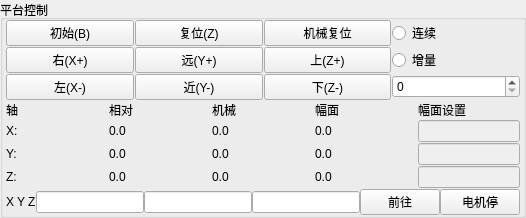
        <widget class="QGroupBox" name="gb_PlatCtrl">
         <property name="title">
          <string>平台控制</string>
         </property>
         <layout class="QVBoxLayout" name="ly_gbPlatCtrl">
          <property name="spacing">
           <number>1</number>
          </property>
          <property name="leftMargin">
           <number>3</number>
          </property>
          <property name="topMargin">
           <number>0</number>
          </property>
          <property name="rightMargin">
           <number>3</number>
          </property>
          <property name="bottomMargin">
           <number>0</number>
          </property>
          <item>
           <layout class="QGridLayout" name="ly_PlatCtrlBtn" columnstretch="1,1,1,1">
            <property name="spacing">
             <number>1</number>
            </property>
            <item row="0" column="0">
             <widget class="QPushButton" name="btn_PlatHome">
              <property name="sizePolicy">
               <sizepolicy hsizetype="Preferred" vsizetype="Preferred">
                <horstretch>0</horstretch>
                <verstretch>0</verstretch>
               </sizepolicy>
              </property>
              <property name="text">
               <string>初始(B)</string>
              </property>
              <property name="autoDefault">
               <bool>false</bool>
              </property>
             </widget>
            </item>
            <item row="0" column="1">
             <widget class="QPushButton" name="btn_PlatZero">
              <property name="sizePolicy">
               <sizepolicy hsizetype="Preferred" vsizetype="Preferred">
                <horstretch>0</horstretch>
                <verstretch>0</verstretch>
               </sizepolicy>
              </property>
              <property name="text">
               <string>复位(Z)</string>
              </property>
              <property name="autoDefault">
               <bool>false</bool>
              </property>
             </widget>
            </item>
            <item row="0" column="2">
             <widget class="QPushButton" name="btn_PlatReset">
              <property name="sizePolicy">
               <sizepolicy hsizetype="Preferred" vsizetype="Preferred">
                <horstretch>0</horstretch>
                <verstretch>0</verstretch>
               </sizepolicy>
              </property>
              <property name="text">
               <string>机械复位</string>
              </property>
              <property name="autoDefault">
               <bool>false</bool>
              </property>
             </widget>
            </item>
            <item row="0" column="3">
             <widget class="QRadioButton" name="rbtn_PlatCo">
              <property name="sizePolicy">
               <sizepolicy hsizetype="Preferred" vsizetype="Fixed">
                <horstretch>0</horstretch>
                <verstretch>0</verstretch>
               </sizepolicy>
              </property>
              <property name="text">
               <string>连续</string>
              </property>
             </widget>
            </item>
            <item row="1" column="0">
             <widget class="QPushButton" name="btn_PlatXP">
              <property name="sizePolicy">
               <sizepolicy hsizetype="Preferred" vsizetype="Preferred">
                <horstretch>0</horstretch>
                <verstretch>0</verstretch>
               </sizepolicy>
              </property>
              <property name="text">
               <string>右(X+)</string>
              </property>
              <property name="autoDefault">
               <bool>false</bool>
              </property>
             </widget>
            </item>
            <item row="1" column="1">
             <widget class="QPushButton" name="btn_PlatYP">
              <property name="sizePolicy">
               <sizepolicy hsizetype="Preferred" vsizetype="Preferred">
                <horstretch>0</horstretch>
                <verstretch>0</verstretch>
               </sizepolicy>
              </property>
              <property name="text">
               <string>远(Y+)</string>
              </property>
              <property name="autoDefault">
               <bool>false</bool>
              </property>
             </widget>
            </item>
            <item row="1" column="2">
             <widget class="QPushButton" name="btn_PlatZP">
              <property name="sizePolicy">
               <sizepolicy hsizetype="Preferred" vsizetype="Preferred">
                <horstretch>0</horstretch>
                <verstretch>0</verstretch>
               </sizepolicy>
              </property>
              <property name="text">
               <string>上(Z+)</string>
              </property>
              <property name="autoDefault">
               <bool>false</bool>
              </property>
             </widget>
            </item>
            <item row="1" column="3">
             <widget class="QRadioButton" name="rbtn_PlatDe">
              <property name="sizePolicy">
               <sizepolicy hsizetype="Preferred" vsizetype="Fixed">
                <horstretch>0</horstretch>
                <verstretch>0</verstretch>
               </sizepolicy>
              </property>
              <property name="text">
               <string>增量</string>
              </property>
             </widget>
            </item>
            <item row="2" column="0">
             <widget class="QPushButton" name="btn_PlatXN">
              <property name="sizePolicy">
               <sizepolicy hsizetype="Preferred" vsizetype="Preferred">
                <horstretch>0</horstretch>
                <verstretch>0</verstretch>
               </sizepolicy>
              </property>
              <property name="text">
               <string>左(X-)</string>
              </property>
              <property name="autoDefault">
               <bool>false</bool>
              </property>
             </widget>
            </item>
            <item row="2" column="1">
             <widget class="QPushButton" name="btn_PlatYN">
              <property name="sizePolicy">
               <sizepolicy hsizetype="Preferred" vsizetype="Preferred">
                <horstretch>0</horstretch>
                <verstretch>0</verstretch>
               </sizepolicy>
              </property>
              <property name="text">
               <string>近(Y-)</string>
              </property>
              <property name="autoDefault">
               <bool>false</bool>
              </property>
             </widget>
            </item>
            <item row="2" column="2">
             <widget class="QPushButton" name="btn_PlatZN">
              <property name="sizePolicy">
               <sizepolicy hsizetype="Preferred" vsizetype="Preferred">
                <horstretch>0</horstretch>
                <verstretch>0</verstretch>
               </sizepolicy>
              </property>
              <property name="text">
               <string>下(Z-)</string>
              </property>
              <property name="autoDefault">
               <bool>false</bool>
              </property>
             </widget>
            </item>
            <item row="2" column="3">
             <widget class="QSpinBox" name="sb_PlatStep">
              <property name="sizePolicy">
               <sizepolicy hsizetype="Preferred" vsizetype="Fixed">
                <horstretch>0</horstretch>
                <verstretch>0</verstretch>
               </sizepolicy>
              </property>
             </widget>
            </item>
           </layout>
          </item>
          <item>
           <layout class="QGridLayout" name="ly_PlatCtrlPara" rowstretch="0,0,0,0" columnstretch="1,1,1,1,1">
            <property name="leftMargin">
             <number>0</number>
            </property>
            <property name="rightMargin">
             <number>0</number>
            </property>
            <property name="spacing">
             <number>1</number>
            </property>
            <item row="3" column="0">
             <widget class="QLabel" name="lb_PlatZ">
              <property name="text">
               <string>Z:</string>
              </property>
             </widget>
            </item>
            <item row="3" column="2">
             <widget class="QLabel" name="lb_PlatAbsValZ">
              <property name="text">
               <string>0.0</string>
              </property>
             </widget>
            </item>
            <item row="1" column="1">
             <widget class="QLabel" name="lb_PlatRelValX">
              <property name="text">
               <string>0.0</string>
              </property>
             </widget>
            </item>
            <item row="3" column="3">
             <widget class="QLabel" name="lb_PlatValZ">
              <property name="text">
               <string>0.0</string>
              </property>
             </widget>
            </item>
            <item row="3" column="1">
             <widget class="QLabel" name="lb_PlatRelValZ">
              <property name="text">
               <string>0.0</string>
              </property>
             </widget>
            </item>
            <item row="2" column="1">
             <widget class="QLabel" name="lb_PlatRelValY">
              <property name="text">
               <string>0.0</string>
              </property>
             </widget>
            </item>
            <item row="2" column="3">
             <widget class="QLabel" name="lb_PlatValY">
              <property name="text">
               <string>0.0</string>
              </property>
             </widget>
            </item>
            <item row="2" column="2">
             <widget class="QLabel" name="lb_PlatAbsValY">
              <property name="text">
               <string>0.0</string>
              </property>
             </widget>
            </item>
            <item row="1" column="2">
             <widget class="QLabel" name="lb_PlatAbsValX">
              <property name="text">
               <string>0.0</string>
              </property>
             </widget>
            </item>
            <item row="1" column="3">
             <widget class="QLabel" name="lb_PlatValX">
              <property name="text">
               <string>0.0</string>
              </property>
             </widget>
            </item>
            <item row="2" column="0">
             <widget class="QLabel" name="lb_PlatY">
              <property name="text">
               <string>Y:</string>
              </property>
             </widget>
            </item>
            <item row="0" column="3">
             <widget class="QLabel" name="label_6">
              <property name="text">
               <string>幅面</string>
              </property>
             </widget>
            </item>
            <item row="0" column="4">
             <widget class="QLabel" name="label_8">
              <property name="text">
               <string>幅面设置</string>
              </property>
             </widget>
            </item>
            <item row="0" column="2">
             <widget class="QLabel" name="lb_PlatAbs">
              <property name="text">
               <string>机械</string>
              </property>
             </widget>
            </item>
            <item row="0" column="0">
             <widget class="QLabel" name="lb_PlatAxis">
              <property name="text">
               <string>轴</string>
              </property>
             </widget>
            </item>
            <item row="0" column="1">
             <widget class="QLabel" name="lb_PlatRel">
              <property name="text">
               <string>相对</string>
              </property>
             </widget>
            </item>
            <item row="1" column="0">
             <widget class="QLabel" name="lb_PlatX">
              <property name="sizePolicy">
               <sizepolicy hsizetype="Preferred" vsizetype="Preferred">
                <horstretch>0</horstretch>
                <verstretch>0</verstretch>
               </sizepolicy>
              </property>
              <property name="text">
               <string>X:</string>
              </property>
             </widget>
            </item>
            <item row="1" column="4">
             <widget class="QLineEdit" name="le_PlatSetValX">
              <property name="enabled">
               <bool>false</bool>
              </property>
              <property name="sizePolicy">
               <sizepolicy hsizetype="Preferred" vsizetype="Fixed">
                <horstretch>0</horstretch>
                <verstretch>0</verstretch>
               </sizepolicy>
              </property>
              <property name="minimumSize">
               <size>
                <width>0</width>
                <height>0</height>
               </size>
              </property>
              <property name="maximumSize">
               <size>
                <width>16777215</width>
                <height>16777215</height>
               </size>
              </property>
             </widget>
            </item>
            <item row="2" column="4">
             <widget class="QLineEdit" name="le_PlatSetValY">
              <property name="enabled">
               <bool>false</bool>
              </property>
              <property name="sizePolicy">
               <sizepolicy hsizetype="Preferred" vsizetype="Fixed">
                <horstretch>0</horstretch>
                <verstretch>0</verstretch>
               </sizepolicy>
              </property>
              <property name="minimumSize">
               <size>
                <width>0</width>
                <height>0</height>
               </size>
              </property>
              <property name="maximumSize">
               <size>
                <width>16777215</width>
                <height>16777215</height>
               </size>
              </property>
             </widget>
            </item>
            <item row="3" column="4">
             <widget class="QLineEdit" name="le_PlatSetValZ">
              <property name="enabled">
               <bool>false</bool>
              </property>
              <property name="sizePolicy">
               <sizepolicy hsizetype="Preferred" vsizetype="Fixed">
                <horstretch>0</horstretch>
                <verstretch>0</verstretch>
               </sizepolicy>
              </property>
              <property name="minimumSize">
               <size>
                <width>0</width>
                <height>0</height>
               </size>
              </property>
              <property name="maximumSize">
               <size>
                <width>16777215</width>
                <height>16777215</height>
               </size>
              </property>
             </widget>
            </item>
           </layout>
          </item>
          <item>
           <layout class="QHBoxLayout" name="ly_PlatCtrlMotion" stretch="0,0,0,0,0,0">
            <property name="spacing">
             <number>0</number>
            </property>
            <item>
             <widget class="QLabel" name="lb_PlatMXYZ">
              <property name="text">
               <string>X Y Z</string>
              </property>
             </widget>
            </item>
            <item>
             <widget class="QLineEdit" name="le_PlatMValX">
              <property name="sizePolicy">
               <sizepolicy hsizetype="Preferred" vsizetype="Fixed">
                <horstretch>0</horstretch>
                <verstretch>0</verstretch>
               </sizepolicy>
              </property>
              <property name="minimumSize">
               <size>
                <width>0</width>
                <height>0</height>
               </size>
              </property>
              <property name="maximumSize">
               <size>
                <width>16777215</width>
                <height>16777215</height>
               </size>
              </property>
             </widget>
            </item>
            <item>
             <widget class="QLineEdit" name="le_PlatMValY">
              <property name="sizePolicy">
               <sizepolicy hsizetype="Preferred" vsizetype="Fixed">
                <horstretch>0</horstretch>
                <verstretch>0</verstretch>
               </sizepolicy>
              </property>
              <property name="minimumSize">
               <size>
                <width>0</width>
                <height>0</height>
               </size>
              </property>
              <property name="maximumSize">
               <size>
                <width>16777215</width>
                <height>16777215</height>
               </size>
              </property>
             </widget>
            </item>
            <item>
             <widget class="QLineEdit" name="le_PlatMValZ">
              <property name="sizePolicy">
               <sizepolicy hsizetype="Preferred" vsizetype="Fixed">
                <horstretch>0</horstretch>
                <verstretch>0</verstretch>
               </sizepolicy>
              </property>
              <property name="minimumSize">
               <size>
                <width>0</width>
                <height>0</height>
               </size>
              </property>
              <property name="maximumSize">
               <size>
                <width>16777215</width>
                <height>16777215</height>
               </size>
              </property>
             </widget>
            </item>
            <item>
             <widget class="QPushButton" name="btn_PlatMRun">
              <property name="sizePolicy">
               <sizepolicy hsizetype="Preferred" vsizetype="Fixed">
                <horstretch>0</horstretch>
                <verstretch>0</verstretch>
               </sizepolicy>
              </property>
              <property name="maximumSize">
               <size>
                <width>16777215</width>
                <height>16777215</height>
               </size>
              </property>
              <property name="text">
               <string>前往</string>
              </property>
             </widget>
            </item>
            <item>
             <widget class="QPushButton" name="btn_PlatMStop">
              <property name="sizePolicy">
               <sizepolicy hsizetype="Preferred" vsizetype="Fixed">
                <horstretch>0</horstretch>
                <verstretch>0</verstretch>
               </sizepolicy>
              </property>
              <property name="maximumSize">
               <size>
                <width>16777215</width>
                <height>16777215</height>
               </size>
              </property>
              <property name="text">
               <string>电机停</string>
              </property>
             </widget>
            </item>
           </layout>
          </item>
         </layout>
        </widget>
